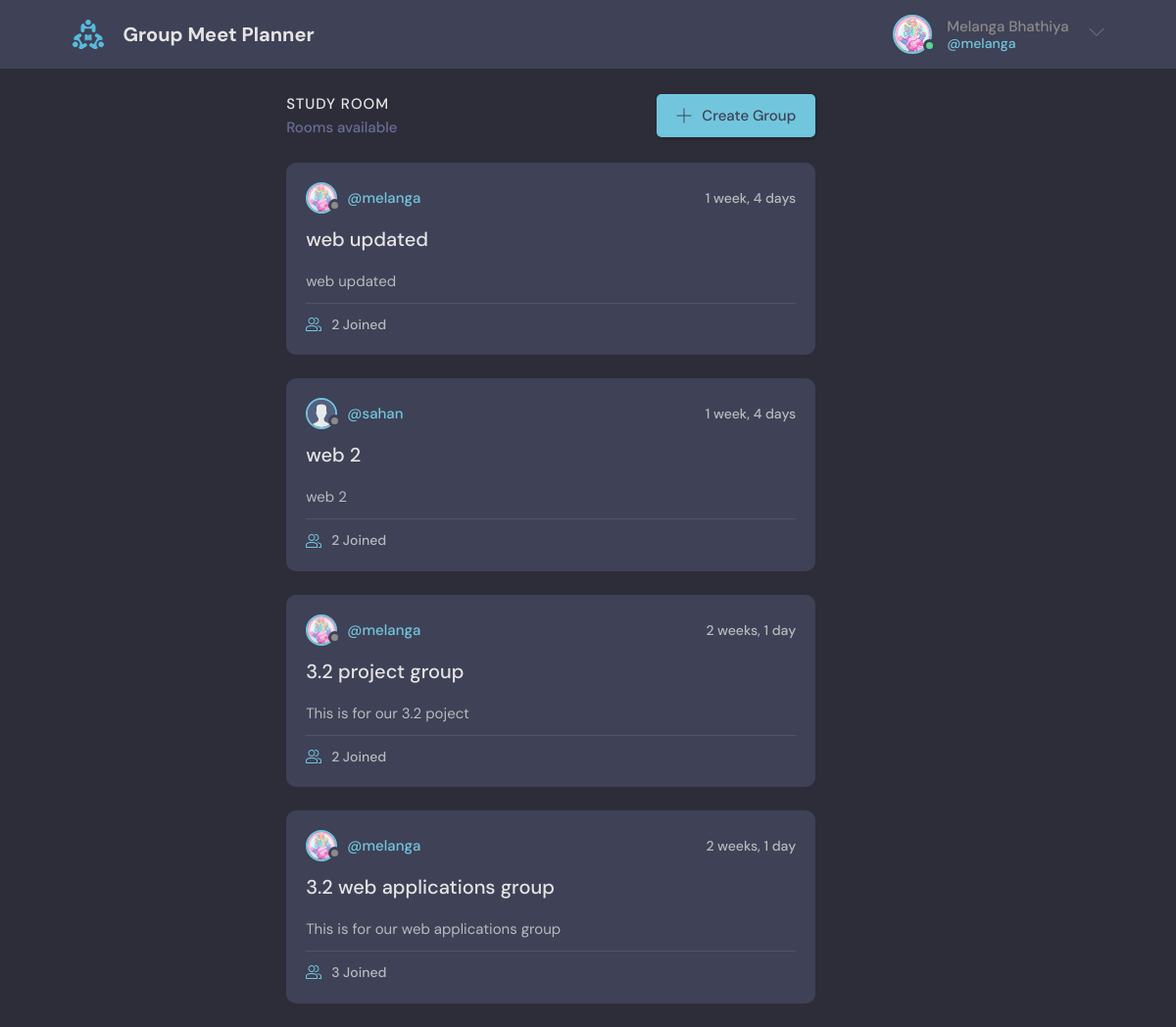
/ (signed in), run on an earlier commit of the app's database.
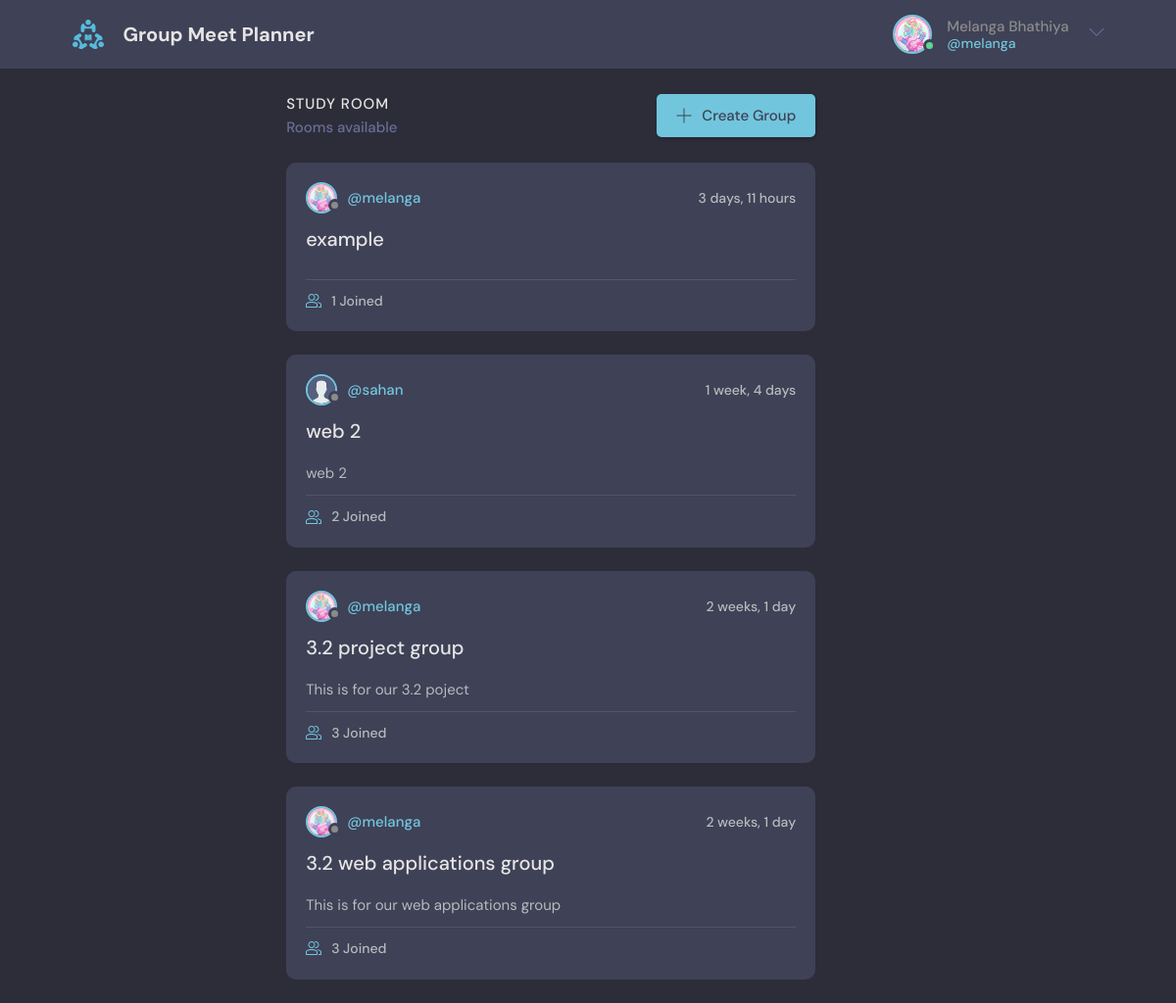
And on a later commit of the database.
### base/models.py (models this page shows, shortened)
class User(AbstractUser):
    name = models.CharField(max_length=200, null=True)
    email = models.EmailField(null=True, blank=True)
    bio = models.TextField(null=True, blank=True)
    profile_pic = models.ImageField(null=True, default="avatar.svg")
    REQUIRED_FIELDS = []

class Group(models.Model):
    leader = models.ForeignKey(User, on_delete=models.SET_NULL, null=True)
    name = models.CharField(max_length=200)
    description = models.TextField(null=True, blank=True)
    members = models.ManyToManyField(User, related_name='members', blank=True)
    updated = models.DateTimeField(auto_now=True)
    created = models.DateTimeField(auto_now_add=True)
    class Meta:
        ordering = ['-updated', '-created']

### base/views.py (the view)
# urls.py: path('', views.home_page, name="home"),
def home_page(request):
    groups = {}
    if request.user.is_authenticated:
        groups = Group.objects.filter(
            Q(members=request.user)
        )
    return render(request, 'base/home.html', {"groups": groups})

### base/templates/base/home.html (shortened to what this page needs)
{% extends 'main.html' %}
{% load static %}
{% block content %}
<body>
<main class="layout layout--3">
  <div class="container">
    <div class="roomList">
      <div class="roomList__header">
        <div>
          <h2>Study Room</h2>
          <p>  Rooms available</p>
        </div>
        <a class="btn btn--main" href="{% url 'create-group' %}">
          <svg version="1.1" xmlns="http://www.w3.org/2000/svg" width="32" height="32" viewBox="0 0 32 32">
            <title>add</title>
            <path
              d="M16.943 0.943h-1.885v14.115h-14.115v1.885h14.115v14.115h1.885v-14.115h14.115v-1.885h-14.115v-14.115z"
            ></path>
          </svg>
          Create Group
        </a>
      </div>
        {% for group in groups %}
        <div class="roomListRoom">
            <div class="roomListRoom__header">
                <a href="{% url 'home' %}" class="roomListRoom__author">
                <div class="avatar avatar--small">
                  <img src="{{ group.leader.profile_pic.url }}" />
                </div>
                <span>@{{ group.leader.username }}</span>
                </a>
                <div class="roomListRoom__actions">
                <span>{{ group.created|timesince}}</span>
                </div>
            </div>
            <div class="roomListRoom__content">
                <a href="{% url 'group' group.id %}">{{ group.name }}</a>
                <p>
                {{ group.description|truncatewords:32 }}
                </p>
            </div>
            <div class="roomListRoom__meta">
                <a href="{% url 'group' group.id %}" class="roomListRoom__joined">
                  {{ group.members.count }} Joined
                </a>
            </div>
        </div>
        {% endfor %}
    </div>
  </div>
</main>
</body>
{% endblock content %}

### templates/main.html (shortened to what this page needs)
<!DOCTYPE html>
{% load static %}
<html lang="en">
<head>
    <link rel="stylesheet" href="{% static 'styles/style.css' %}" />
</head>
<body>
    {% include 'navbar.html' %}
    {% block content %}
    {% endblock content %}
</body>
</html>

### templates/navbar.html (shortened to what this page needs)
{% load static %}
<header class="header header--loggedIn">
  <div class="container">
    <a href="{% url 'home' %}" class="header__logo">
      <img src="{% static 'images/logo.svg'%}" />
      <h1>Group Meet Planner</h1>
    </a>
    <nav class="header__menu">
    {% if request.user.is_authenticated %}
      <div class="header__user">
        <a href="{% url 'home' %}">
          <div class="avatar avatar--medium active">
            <img src="{{ request.user.profile_pic.url }}" />
          </div>
          <p>{{ request.user.name }} <span>@{{ request.user.username }}</span></p>
        </a>
        <button class="dropdown-button">
          <svg version="1.1" xmlns="http://www.w3.org/2000/svg" width="32" height="32" viewBox="0 0 32 32">
            <title>chevron-down</title>
            <path d="M16 21l-13-13h-3l16 16 16-16h-3l-13 13z"></path>
          </svg>
        </button>
      </div>
    {% else %}
      <a href="{% url 'login-page' %}">
        <img src="{% static 'images/avatar.svg' %}" />
        <p>Login</p>
      </a>
    {% endif %}
    </nav>
  </div>
</header>

What changed in the data, as far as the page shows it:
removed Group: leader.profile_pic (picture), leader.username "melanga", created "1 week, 4 days", name "web updated", description "web updated", members.count "2"
added Group: leader.profile_pic (picture), leader.username "melanga", created "3 days, 11 hours", name "example", members.count "1"
computed for Group "3.2 project group": members.count "2" → "3"
